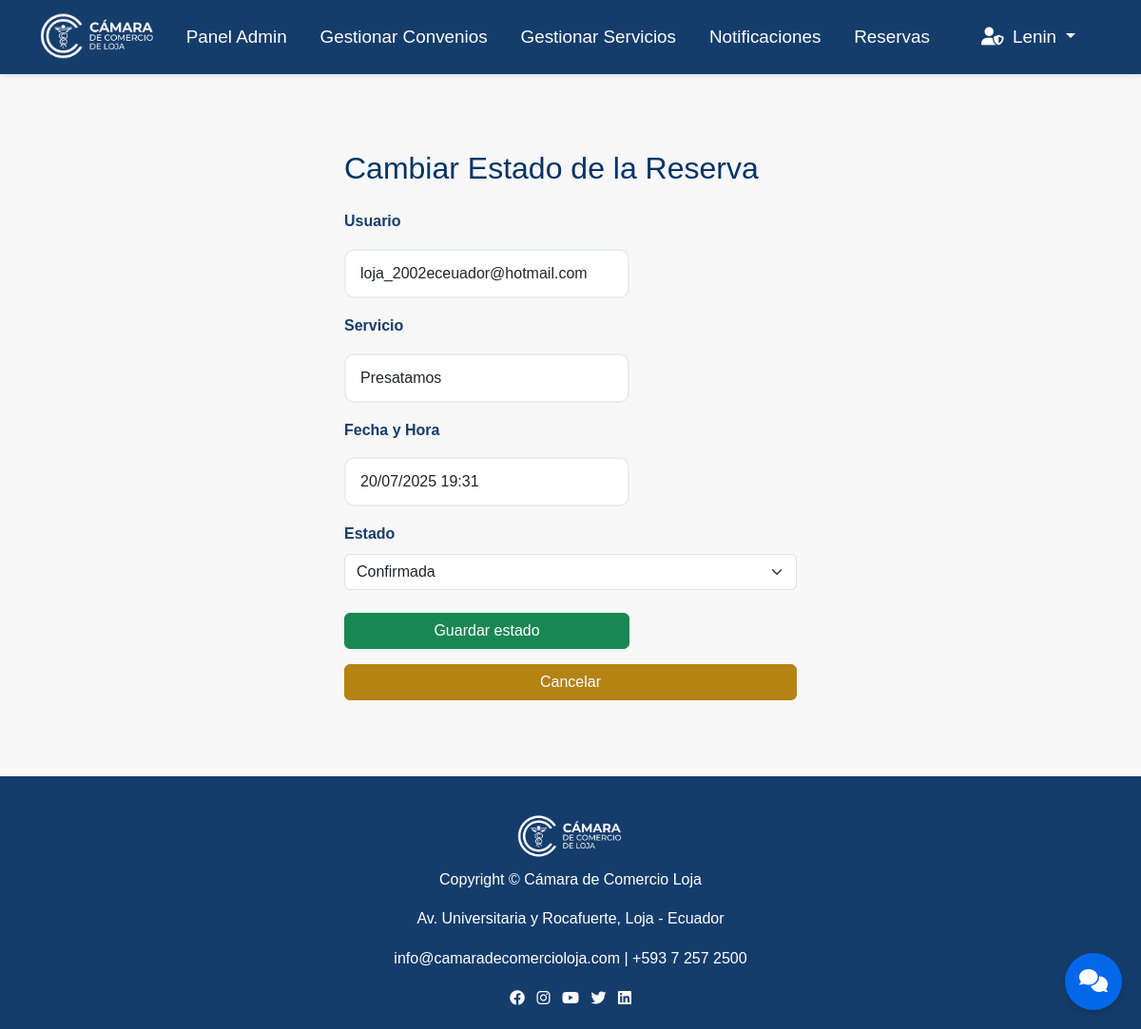
/admin-reservas/1/cambiar-estado/ (signed in), run on the app's committed database.
### camara/models.py (models this page shows, shortened)
class Usuario(AbstractUser):
    TIPO_USUARIO_CHOICES = [
        ('socio', 'Socio'),
        ('visitante', 'Visitante'),
        ('empresa', 'Empresa'),
    ]
    nombre = models.CharField(max_length=255)
    tipo_usuario = models.CharField(max_length=10, choices=TIPO_USUARIO_CHOICES)
    cedula = models.CharField(max_length=20, unique=True, null=True, blank=True)
    email = models.EmailField(unique=True)
    telefono = models.CharField(max_length=20, null=True, blank=True)
    red_social_preferida = models.CharField(max_length=100, null=True, blank=True)
    aprobado = models.BooleanField(default=False)
    debe_cambiar_contrasena = models.BooleanField(default=False)
    fecha_contrasena_temporal = models.DateTimeField(null=True, blank=True)
    groups = models.ManyToManyField(
        Group,
        related_name='usuario_set',
        blank=True,
        help_text='The groups this user belongs to.',
        verbose_name='groups'
    )
    user_permissions = models.ManyToManyField(
        Permission,
        related_name='usuario_set',
        blank=True,
        help_text='Specific permissions for this user.',
        verbose_name='user permissions'
    )

class Reserva(models.Model):
    ESTADO_CHOICES = [
        ('pendiente', 'Pendiente'),
        ('confirmada', 'Confirmada'),
        ('cancelada', 'Cancelada'),
    ]
    usuario = models.ForeignKey(Usuario, on_delete=models.SET_NULL, null=True)
    servicio = models.ForeignKey(Servicio, on_delete=models.SET_NULL, null=True)
    fecha_reserva = models.DateTimeField()
    estado = models.CharField(max_length=10, choices=ESTADO_CHOICES)

class Servicio(models.Model):
    nombre = models.CharField(max_length=255)
    descripcion = models.TextField(null=True, blank=True)
    precio = models.DecimalField(max_digits=10, decimal_places=2, null=True, blank=True)
    imagen = models.ImageField(upload_to='servicios/', null=True, blank=True)  # Nuevo campo imagen

### camara/views.py (the view, shortened to what this page needs)
# urls.py: path('admin-reservas/<int:pk>/cambiar-estado/', views.admin_reserva_estado, name='admin_reserva_estado'),
@admin_required
def admin_reserva_estado(request, pk):
    reserva = Reserva.objects.get(pk=pk)
    return render(request, 'adminview/reserva_estado_form.html', {'reserva': reserva})

### camara/views.py (called while the page is built)
def admin_required(view_func):
    return user_passes_test(lambda u: u.is_authenticated and (u.is_superuser or u.is_staff), login_url='/login/')(view_func)

### camara/template/adminview/reserva_estado_form.html (shortened to what this page needs)
{% extends "master.html" %}
{% block content %}
<div class="container mt-5" style="max-width:500px;">
    <h2 class="mb-4">Cambiar Estado de la Reserva</h2>
    <form method="post">
        <div class="mb-3">
            <label class="form-label">Usuario</label>
            <input type="text" class="form-control" value="{{ reserva.usuario.email }}" readonly>
        </div>
        <div class="mb-3">
            <label class="form-label">Servicio</label>
            <input type="text" class="form-control" value="{{ reserva.servicio.nombre }}" readonly>
        </div>
        <div class="mb-3">
            <label class="form-label">Fecha y Hora</label>
            <input type="text" class="form-control" value="{{ reserva.fecha_reserva|date:"d/m/Y H:i" }}" readonly>
        </div>
        <div class="mb-3">
            <label for="estado" class="form-label">Estado</label>
            <select class="form-select" id="estado" name="estado" required>
                <option value="confirmada" {% if reserva.estado == 'confirmada' %}selected{% endif %}>Confirmada</option>
            </select>
        </div>
        <button type="submit" class="btn btn-success w-100">Guardar estado</button>
        <a href="{% url 'admin_reservas_list' %}" class="btn btn-secondary w-100 mt-2">Cancelar</a>
    </form>
</div>
{% endblock %}

### camara/template/master.html (shortened to what this page needs)
{% load static %}
<!DOCTYPE html>
<html lang="es">
<head>
    <link href="https://cdn.jsdelivr.net/npm/bootstrap@5.3.0/dist/css/bootstrap.min.css" rel="stylesheet">
    <link href="https://cdnjs.cloudflare.com/ajax/libs/font-awesome/6.0.0/css/all.min.css" rel="stylesheet">
    <link rel="stylesheet" href="{% static 'css/style.css' %}">
    <link rel="stylesheet" href="{% static 'css/Formularios.css' %}">
    <link rel="stylesheet" href="{% static 'css/admin.css' %}">
    <link rel="stylesheet" href="{% static 'css/afiliacion_detalle.css' %}">
    <link rel="stylesheet" href="{% static 'css/registro.css' %}">
    <link rel="stylesheet" href="{% static 'css/home.css' %}">
</head>
<body>
    <nav class="navbar navbar-expand-lg navbar-custom">
        <div class="container">
            <a class="navbar-brand" href="{% url 'home' %}">
                <img src="{% static 'img/logo2.png' %}" alt="Logo" class="logo-img me-2"
                    style="height:52px;vertical-align:middle;">
            </a>
            <div class="collapse navbar-collapse" id="navbarNav">
                <ul class="navbar-nav me-auto">
                    {% if user.is_authenticated and user.is_superuser %}
                    <li class="nav-item">
                        <a class="nav-link" href="{% url 'admin_home' %}">Panel Admin</a>
                    </li>
                    <li class="nav-item">
                        <a class="nav-link" href="{% url 'admin_convenios_list' %}">Gestionar Convenios</a>
                    </li>
                    <li class="nav-item">
                        <a class="nav-link" href="{% url 'admin_servicios_list' %}">Gestionar Servicios</a>
                    </li>
                    <li class="nav-item">
                        <a class="nav-link" href="{% url 'admin_notificacion' %}">Notificaciones</a>
                    </li>
                    <li class="nav-item">
                        <a class="nav-link" href="{% url 'admin_reservas_list' %}">Reservas</a>
                    </li>
                    {% endif %}
                </ul>
                <ul class="navbar-nav align-items-center flex-row">
                    {% if user.is_authenticated %}
                        {% if user.is_superuser or user.is_staff %}
                            <li class="nav-item dropdown">
                                <a class="nav-link dropdown-toggle" href="#" id="navbarDropdownAdmin" role="button"
                                    data-bs-toggle="dropdown">
                                    <i class="fas fa-user-shield me-1"></i>
                                    {% if user.nombre %}
                                        {{ user.nombre }}
                                    {% elif user.first_name %}
                                        {{ user.first_name }}
                                    {% else %}
                                        {{ user.username }}
                                    {% endif %}
                                </a>
                            </li>
                        {% endif %}
                    {% endif %}
                </ul>
            </div>
        </div>
    </nav>
    <main>
        {% block content %}{% endblock %}
    </main>
    <footer class="footer mt-5">
        <div class="container text-center">
            <img src="{% static 'img/logo2.png' %}" alt="Cámara de Comercio Loja" height="48" class="mb-2">
            <p>Copyright © {{ now|date:"Y" }} Cámara de Comercio Loja</p>
            <p>Av. Universitaria y Rocafuerte, Loja - Ecuador</p>
            <p>
                <a href="mailto:info@camaradecomercioloja.com">info@camaradecomercioloja.com</a> |
                <a href="tel:+59372572500">+593 7 257 2500</a>
            </p>
            <div>
                <a href="https://www.facebook.com/camaraloja" target="_blank" class="me-2"><i
                        class="fa-brands fa-facebook"></i></a>
                <a href="https://www.instagram.com/camara_loja/" target="_blank" class="me-2"><i
                        class="fa-brands fa-instagram"></i></a>
                <a href="https://www.youtube.com/@camaradecomercioloja" target="_blank" class="me-2"><i
                        class="fa-brands fa-youtube"></i></a>
                <a href="https://twitter.com/CamaraLoja" target="_blank" class="me-2"><i
                        class="fa-brands fa-twitter"></i></a>
                <a href="https://www.linkedin.com" target="_blank"><i class="fa-brands fa-linkedin"></i></a>
            </div>
        </div>
    </footer>
    <button id="chatbot-toggle" class="chatbot-toggle" title="Asistente Virtual">
        <i class="fas fa-comments"></i>
    </button>
</body>
</html>

### camara/static/css/style.css (style rules this page uses)
:root { --color-logo: #153D6C; --color-azul-brillante: #0367EC; --color-dorado: #B48314; --color-amarillo-claro: #F1DB62; --color-blanco: #FFFFFF; --color-gris-claro: #F8F9FA; --color-gris: #6C757D; --color-oscuro: #212529; }
* { margin: 0; padding: 0; box-sizing: border-box; }
body { font-family: 'Segoe UI', Tahoma, Geneva, Verdana, sans-serif; line-height: 1.6; color: var(--color-oscuro); background-color: var(--color-gris-claro); }
body { font-family: Arial, sans-serif; background: #f7f7f7; margin: 0; padding: 0; }
nav a { color: #fff; margin-right: 1em; text-decoration: none; }
main { padding: 2em; }
footer { background: #003366; color: #fff; text-align: center; padding: 1em; }
form input, form button { display: block; margin: 0.5em 0; padding: 0.5em; width: 100%; max-width: 300px; }
form button { background: #003366; color: #fff; border: none; cursor: pointer; }
h2 { color: #003366; }
.navbar-brand { font-size: 1.5rem !important; font-weight: bold; color: var(--color-logo) !important; }
.navbar-custom { background-color: #153D6C !important; box-shadow: 0 2px 4px rgba(0,0,0,0.1); font-size: 1.25rem; }
.navbar-custom .navbar-nav .nav-link { color: #fff !important; font-weight: 500; font-size: 1.18rem; transition: color 0.3s ease; padding-top: 0.7rem; padding-bottom: 0.7rem; }
.btn-secondary { background-color: var(--color-dorado); border-color: var(--color-dorado); color: var(--color-blanco); }
.form-control { border-radius: 10px; border: 2px solid #e9ecef; padding: 12px 15px; transition: border-color 0.3s ease; }
.form-label { font-weight: 600; color: var(--color-logo); margin-bottom: 8px; }
.chatbot-toggle { position: fixed; bottom: 20px; right: 20px; background-color: var(--color-azul-brillante); color: var(--color-blanco); border: none; border-radius: 50%; width: 60px; height: 60px; font-size: 1.5rem; box-shadow: 0 4px 12px rgba(0,0,0,0.15); transition: all 0.3s ease; z-index: 1000; }
.footer { background-color: var(--color-logo); color: var(--color-blanco); padding: 40px 0 20px; margin-top: 50px; }
.footer a { color: var(--color-blanco); text-decoration: none; transition: color 0.3s ease; }

### camara/static/css/Formularios.css (style rules this page uses)
:root { --color-logo: #153D6C; --color-azul-brillante: #0367EC; --color-dorado: #B48314; --color-amarillo-claro: #F1DB62; --color-blanco: #FFFFFF; --color-gris-claro: #F8F9FA; --color-gris: #6C757D; --color-oscuro: #212529; }

### camara/static/css/afiliacion_detalle.css (style rules this page uses)
:root { --color-logo: #153D6C; --color-azul-brillante: #0367EC; --color-dorado: #B48314; --color-amarillo-claro: #F1DB62; --color-blanco: #FFFFFF; --color-gris-claro: #F8F9FA; --color-gris: #6C757D; --color-oscuro: #212529; }

### camara/static/css/registro.css (style rules this page uses)
:root { --color-logo: #153D6C; --color-azul: #0367EC; --color-dorado: #B48314; --color-amarillo: #F1DB62; --color-blanco: #fff; --color-gris-claro: #F8F9FA; --color-gris: #E9ECEF; }

### data on the page
Usuario: username "Lenin"
Reserva: usuario.email "loja_2002eceuador@hotmail.com", servicio.nombre "Presatamos", fecha_reserva "20/07/2025 19:31", estado "Confirmada"
